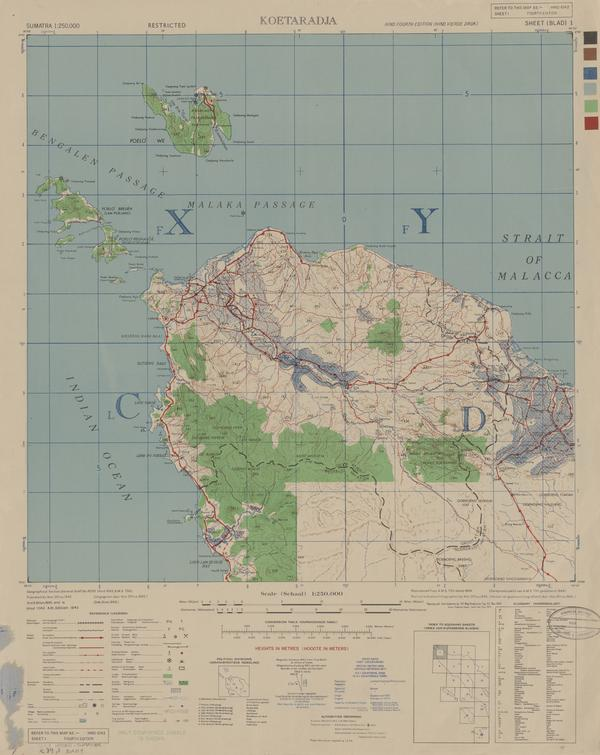
#> input picture imgs/raw/Medium sized JPEG.jpg, 600 x 755 px
$ python isolateRoads_dset1.py
#> lines starting #> are read from the running program, lines starting #| are printed output that depends on the picture; after the words box and inside, x2 and y2 are one past the last pixel; in counts of white or black regions, pixels touching at a corner belong together
import cv2
import numpy as np

# Load the image using OpenCV
#image_path = './imgs/raw/indonesia1.1.jpg'
#image_path = './imgs/raw/JPEG 2000.jp2'
image_path = 'imgs/raw/Medium sized JPEG.jpg'
image = cv2.imread(image_path)
#> image is the input picture: shape (755, 600, 3); mean B, G, R 149.2, 167, 169.3

# Convert the image to grayscale
gray = cv2.cvtColor(image, cv2.COLOR_BGR2GRAY)
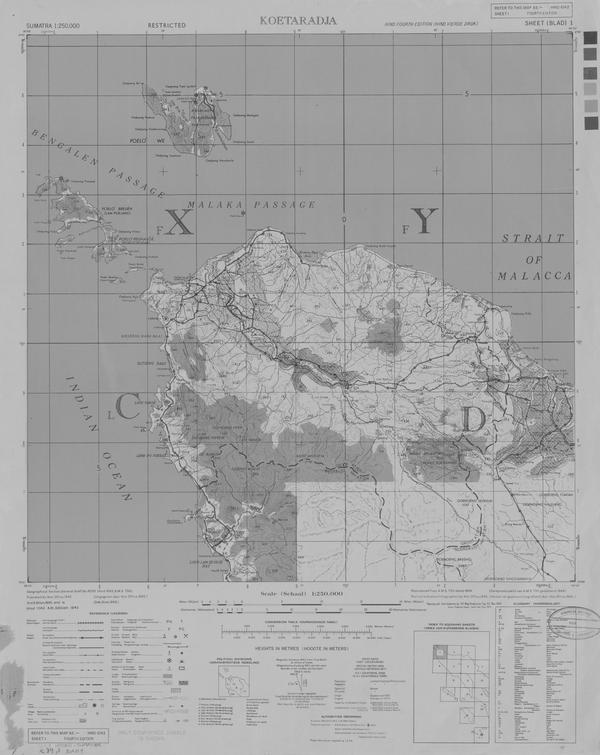
#> gray: shape (755, 600); min 38, max 220, mean 165.6

# Apply Gaussian blur and find edges
blurred = cv2.GaussianBlur(gray, (5, 5), 0)
edges = cv2.Canny(blurred, 75, 150)
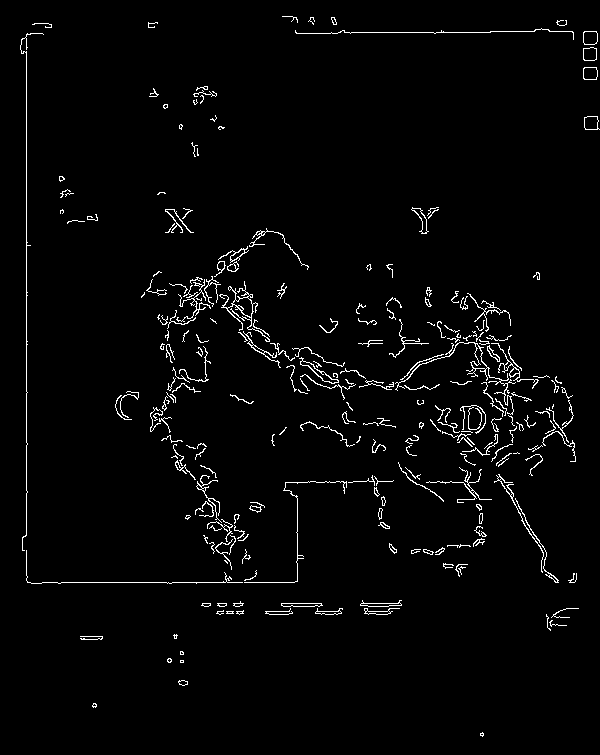
#> edges: shape (755, 600); 2.5% white in thin lines or dots

# Find contours and get the largest one
contours, _ = cv2.findContours(edges, cv2.RETR_EXTERNAL, cv2.CHAIN_APPROX_SIMPLE)
#> contours = 243 contours, 195 with area under 20; largest, box (x1, y1, x2, y2) and area: (219, 281, 270, 342) 327, (395, 342, 516, 415) 234, (299, 357, 339, 384) 200, (583, 31, 598, 45) 174, (584, 116, 600, 130) 168
largest_contour = max(contours, key=cv2.contourArea)
#> largest_contour = contour of 279 points, box (x1, y1, x2, y2) (219, 281, 270, 342), area 327

# Create a mask for the largest contour
mask = np.zeros_like(gray)
cv2.drawContours(mask, [largest_contour], -1, (255, 255, 255), thickness=cv2.FILLED)
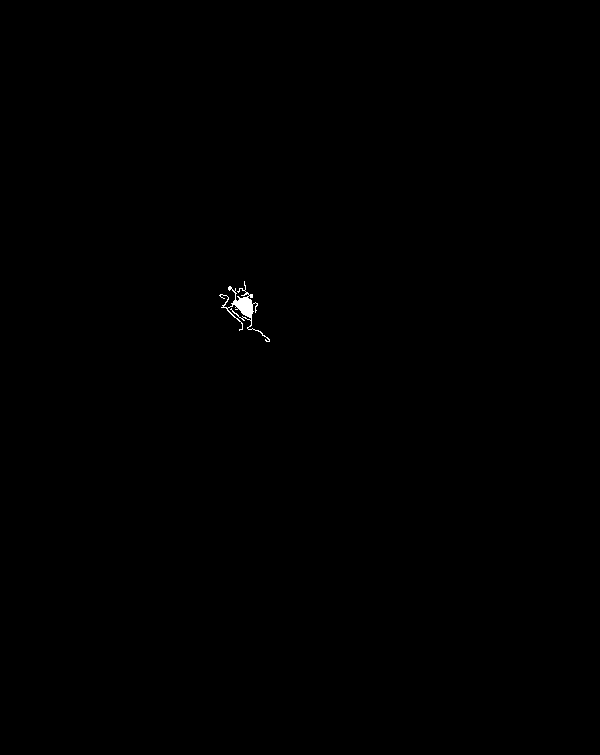
#> mask: shape (755, 600); 0.12% white; 1 white region, box (x1, y1, x2, y2) and area: (219, 281, 270, 342) 557

# Bitwise AND with the original image to get the map area
map_area = cv2.bitwise_and(image, image, mask=mask)

# Convert the map area to HSV
hsv = cv2.cvtColor(map_area, cv2.COLOR_BGR2HSV)
#> hsv: shape (755, 600, 3); mean H, S, V 0, 0.1, 0.2

# Define lower and upper bounds for red color in HSV based on RGB values
lower_red = np.array([0, 100, 100])  # Lower bound for red color in HSV
upper_red = np.array([20, 255, 255])  # Upper bound for red color in HSV

# Threshold the HSV image to get only red colors
mask_red = cv2.inRange(hsv, lower_red, upper_red)
#> mask_red: shape (755, 600); every value is 0

# Bitwise-AND mask and original image
red_pixels = cv2.bitwise_and(map_area, map_area, mask=mask_red)
#> red_pixels: shape (755, 600, 3); every value is 0

# Save the isolated red pixels
cv2.imwrite('./imgs/digitized/indonesia_red_pixels2.jpg', red_pixels)

$ run again, with imgs/raw/JPEG 2000_10.jp2 saved as imgs/raw/Medium sized JPEG.jpg
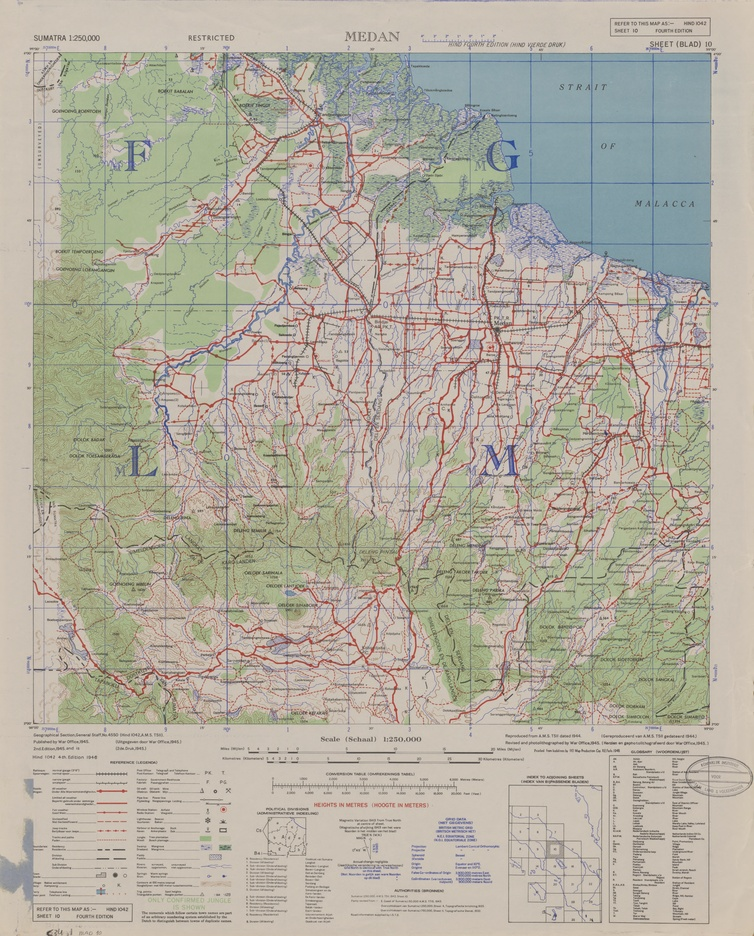
#> input picture imgs/raw/JPEG 2000_10.jp2, 754 x 936 px, shrunk from 5872 x 7287 before the run
#> image is the input picture: shape (936, 754, 3); mean B, G, R 159.9, 173.5, 178.6
#> `edges = cv2.Canny(blurred, 75, 150)`:
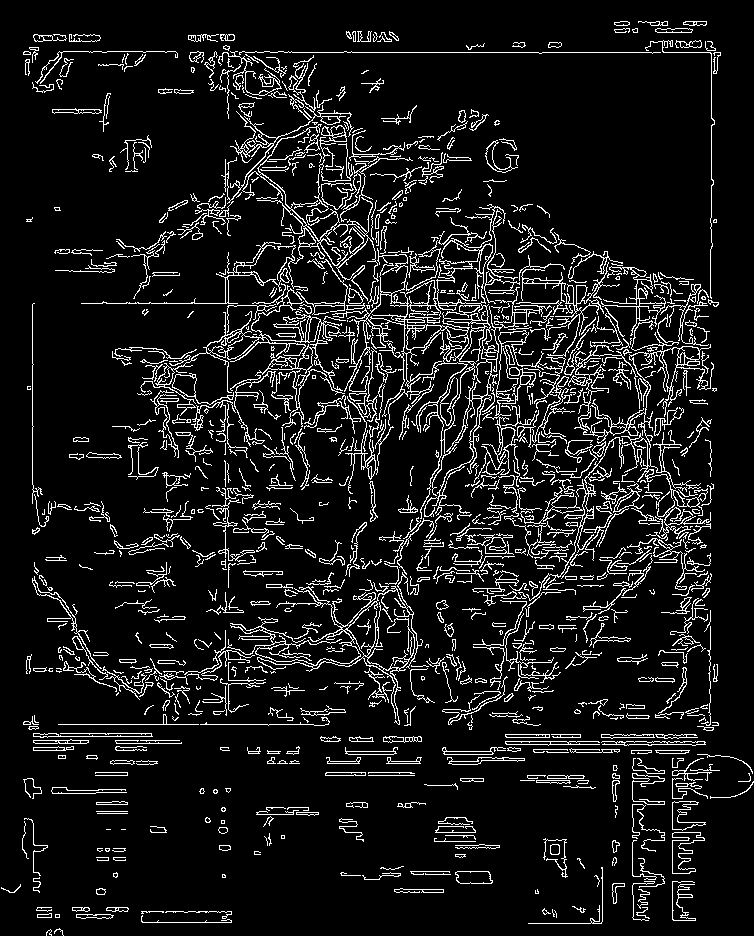
#> edges: shape (936, 754); 9.3% white in thin lines or dots
#> contours = 912 contours, 692 with area under 20; largest, box (x1, y1, x2, y2) and area: (332, 204, 552, 519) 11826, (140, 259, 348, 428) 3211, (568, 341, 714, 516) 1920, (242, 124, 379, 301) 1046, (227, 572, 423, 725) 873
#> largest_contour = contour of 2550 points, box (x1, y1, x2, y2) (332, 204, 552, 519), area 11826
#> mask: shape (936, 754); 2% white; 1 white region, box (x1, y1, x2, y2) and area: (332, 204, 552, 519) 14316
#> hsv: shape (936, 754, 3); mean H, S, V 0.7, 0.8, 3.8
#> `mask_red = cv2.inRange(hsv, lower_red, upper_red)`:
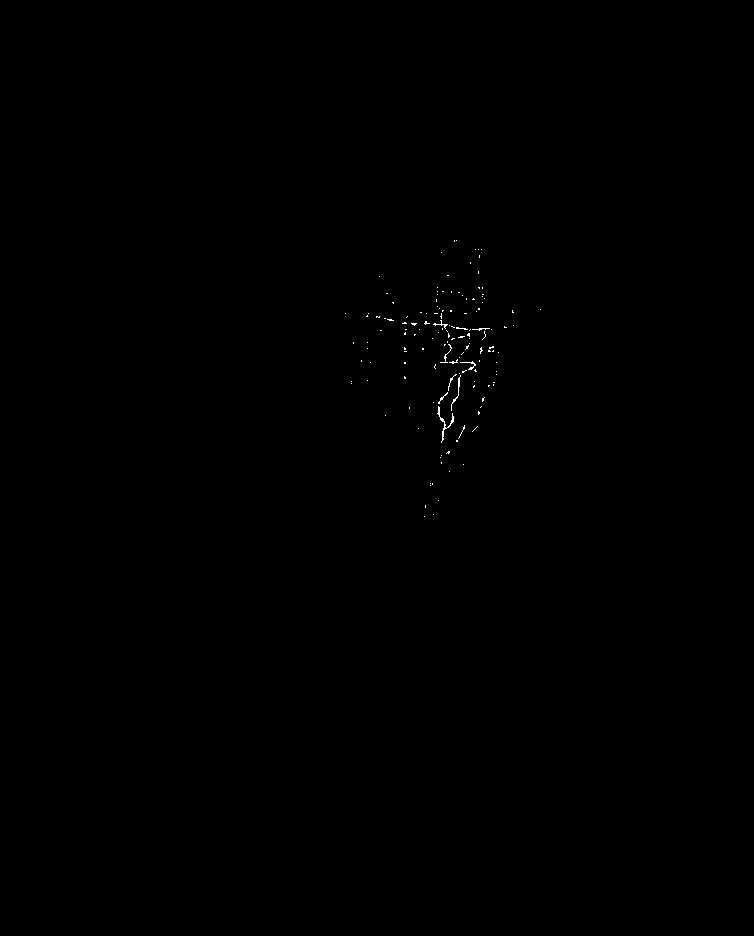
#> mask_red: shape (936, 754); 0.11% white in thin lines or dots, all inside (x1, y1, x2, y2) = (345, 240, 541, 517)
